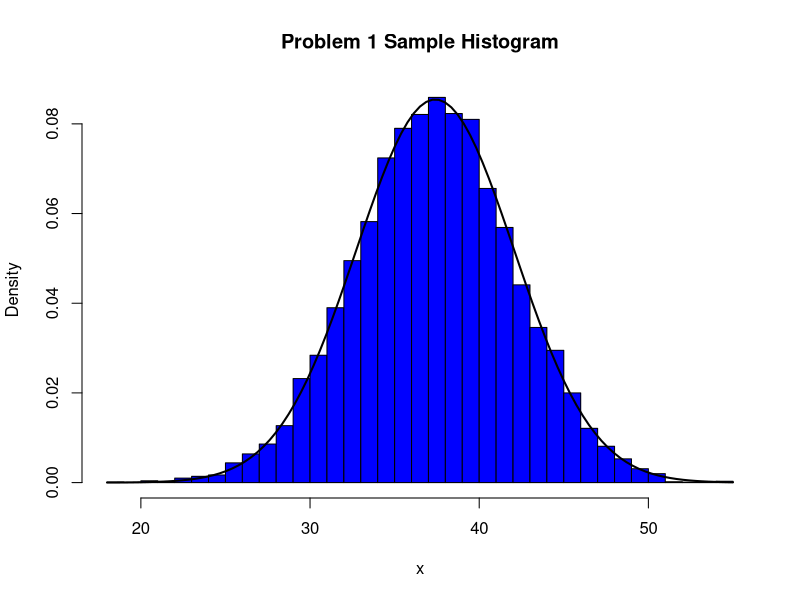
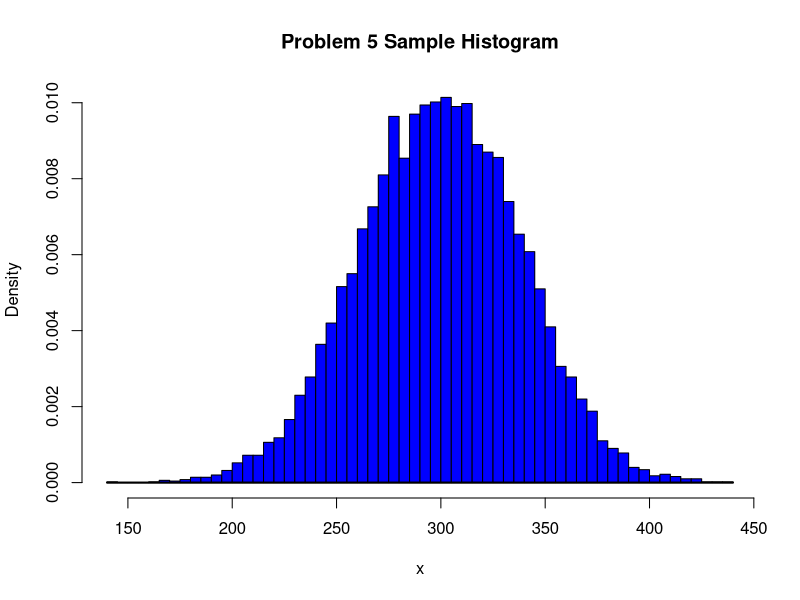

Recreate these plots in R, in order.
## ---- chunk 1
problem.1.sample <- rnorm(10000,mean=37.4,sd=sqrt(21.8))
hist(problem.1.sample,main="Problem 1 Sample Histogram",xlab="x",ylab="Density",breaks=50,prob="TRUE",col="blue")
curve(dnorm(x,mean=37.4,sd=sqrt(21.8)),lwd=2,add=TRUE)
## ---- chunk 2
pnorm(42.3,mean=37.4,sd=sqrt(21.8))
## ---- chunk 3
mean(problem.1.sample<=42.3)
## ---- chunk 4
mean(problem.1.sample)
var(problem.1.sample)
## ---- chunk 5
pnorm(72.5,mean = 65,sd=sqrt(25))-pnorm(60,mean = 65,sd=sqrt(25))
## ---- chunk 6
problem.2.sample <- rnorm(10000,mean = 65,sd=sqrt(25))
mean(problem.2.sample>60)-mean(problem.2.sample>=72.5)

## ---- chunk 7
heavy.armadillo.prob=pnorm(13,mean = 10,sd=2,lower.tail=FALSE)
cat (heavy.armadillo.prob)
## ---- chunk 8
problem.3.sample <- rnorm(10000,mean = 10,sd=2)
mean(problem.3.sample>=13)
## ---- chunk 9
heavy.armadillo.prob=pnorm(13,mean = 10,sd=2,lower.tail=FALSE)
pbinom(4,100,heavy.armadillo.prob,lower.tail=FALSE)

## ---- chunk 10
number.replications <- 10000

result.vector <- numeric( number.replications )

for( replication.index in 1:number.replications ) {
    
    my.sample <- sample(c(TRUE,FALSE),100, replace = TRUE,c(heavy.armadillo.prob,1-heavy.armadillo.prob))
    num.fat.armadillos<-sum(my.sample)
    if (num.fat.armadillos>4){
    result.vector[ replication.index ] <- TRUE
        
    }
}

mean( result.vector )
## ---- chunk 11
number.replications <- 10000

result.vector <- numeric( number.replications )

for( replication.index in 1:number.replications ) {
    
    feline.distance<- rnorm(1,mean = 300,sd=sqrt(100))
    dill.distance<- rnorm(1,mean = 290,sd=sqrt(225))   
    if (feline.distance>dill.distance){
    result.vector[ replication.index ] <- TRUE
        
    }
    
}

mean( result.vector )
## ---- chunk 12
problem.5.expected.value<-1/.2
problem.5.expected.var<-1/.2^2
cat(problem.5.expected.value)
cat("\n")
cat(problem.5.expected.var)
## ---- chunk 13
sum.expected.value<-60*problem.5.expected.value
sum.var<-60*problem.5.expected.var
cat(sum.expected.value)
cat("\n")
cat(sum.var)
## ---- chunk 14
number.replications <- 10000

result.vector <- numeric( number.replications )

for( replication.index in 1:number.replications ) {
    
    random.sum <- sum(rnorm(60,mean = 5,sd=sqrt(25)))
      

    result.vector[ replication.index ] <-  random.sum
        

    
}

mean( result.vector )
var(result.vector)
## ---- chunk 15
hist(result.vector,main="Problem 5 Sample Histogram",xlab="x",ylab="Density",breaks=50,prob="TRUE",col="blue")
curve(dnorm(x,mean=5,sd=sqrt(25)),lwd=2,add=TRUE)
## ---- chunk 16
chicken.score.vector<-0:3
chicken.prob.vector<-c(.3,.25,.3,.15)
chicken.score.expectation<-sum(chicken.score.vector*chicken.prob.vector)
chicken.score.squared<-sum(chicken.score.vector^2*chicken.prob.vector)
chicken.score.var<-chicken.score.squared-chicken.score.expectation^2
cat("chicken score expectation",chicken.score.expectation)
cat ("\n")
cat("chicken score var",chicken.score.var)
## ---- chunk 17
test<-sample(chicken.score.vector,10000,replace=TRUE,chicken.prob.vector)
mean(test)
var(test)
## ---- chunk 18
total.points.expectation<-80*chicken.score.expectation
total.points.var<-80*chicken.score.var
cat(total.points.expectation)
cat ("\n")
cat(total.points.var)
## ---- chunk 19
number.replications <- 10000

result.vector <- numeric( number.replications )

for( replication.index in 1:number.replications ) {
    
    
      

    result.vector[ replication.index ] <-  sum(sample(chicken.score.vector,80,replace=TRUE,chicken.prob.vector))
        

    
}

mean( result.vector )
var(result.vector)
